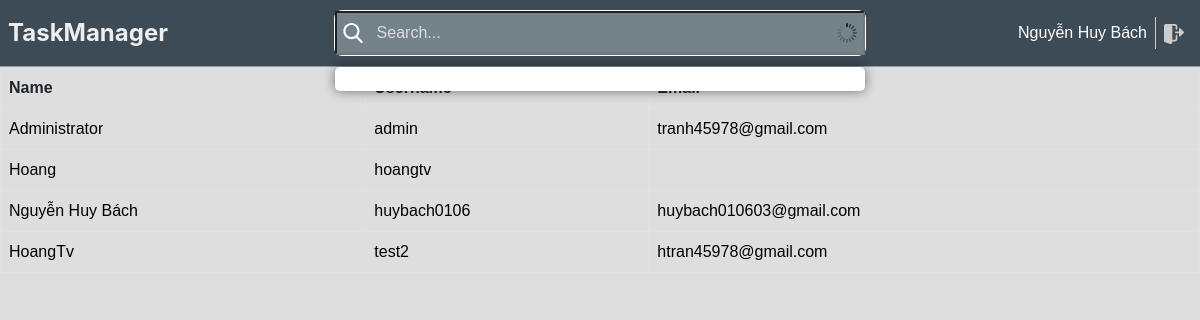
Screenshot of /users/ (signed in) with the database file from the repository.
### task_management/models.py (models this page shows, shortened)
class User(db.Model, UserMixin):
    __tablename__ = 'user'
    id = db.Column(db.Integer, primary_key=True)
    name = db.Column(db.String(100))
    username = db.Column(db.String(100), nullable=False)
    password_hashed = db.Column(db.String(100), nullable=False)
    active = db.Column(db.Boolean, default=True)
    phone = db.Column(db.String(100))
    email = db.Column(db.String(100))
    created_at = db.Column(db.DateTime, default=db.func.current_timestamp())
    updated_at = db.Column(db.DateTime, default=db.func.current_timestamp())
    create_uid = db.Column(db.Integer, default=0)
    write_uid = db.Column(db.Integer, default=0)
    is_admin = db.Column(db.Boolean, default=False)
    db.UniqueConstraint(username, email)
    @property  # Decorator này dùng để tạo ra một thuộc tính giả
    def password(self):
        if self.password_hashed is not None:
            return None
        return self.password

### task_management/user/views.py (the view)
@user_blueprint.route('/', methods=['GET', 'POST'])
def users():
    if not current_user.is_authenticated:
        return redirect(url_for('login'))
    users = User.query.all()
    return render_template('user_list.html', users=users, view_type='list')

### task_management/models.py (called while the page is built)
@login_manager.user_loader
def load_user(user_id):
    return User.query.get(int(user_id))

### task_management/user/templates/user_list.html (shortened to what this page needs)
{% extends 'base.html' %}
{% block content %}
    <table class="table table-bordered table-hover">
        <thead class="thead-dark">
            <tr>
                <th>Name</th>
                <th>Username</th>
                <th>Email</th>
            </tr>
        </thead>
        <tbody>
            {% for user in users %}
                <tr>
                    <td>
                        <a href="{{ url_for('users.user_by_id', user_id=user.id) }}">
                            <div>{{ user.name or '' }}</div>
                        </a>
                    </td>
                    <td>
                        <a href="{{ url_for('users.user_by_id', user_id=user.id) }}">
                            <div>{{ user.username }}</div>
                        </a>
                    </td>
                    <td>
                        <a href="{{ url_for('users.user_by_id', user_id=user.id) }}">
                            <div>{{ user.email or '' }}</div>
                        </a>
                    </td>
                </tr>
            {% endfor %}
        </tbody>
    </table>
{% endblock %}

### task_management/templates/header.html (shortened to what this page needs)
<div class="header"
     style="width: 100%">
    <div class="header-icon">
        <a href="/">
            TaskManager
        </a>
    </div>
    <div class="search-bar" id="searchBar">
        <input name="searchbar" id="searchInput"
               class="search-input"
               type="text"
               name=""
               placeholder="Search...">
        <div id="tippy" class="tippy"></div>
    </div>
    <div class="User d-flex justify-content-end align-items-center" style="flex: 1">
        <span style="margin-left: 10px" style="color: #ccc">
          <a style="color: white" href="/users/{{ current_user.id }}">
                        {{ current_user.name }}
          </a>
        </span>
        <a href="{{ url_for('logout') }}" class="logout">
        </a>
    </div>
</div>

### task_management/static/css/styles.css (style rules this page uses)
body { font-family: Arial, sans-serif; background-color: #dedede; margin: 0; padding: 0; }
a { text-decoration: none; color: black; }

### task_management/static/css/default.css (style rules this page uses)
:root { --sidebar-width: 250px; --header-height: 67px; }
* { box-sizing: border-box; }
.header { display: flex; align-items: center; justify-content: center; padding: 0 8px; background-color: #3d4b56; border-bottom: 1px solid #999; height: 67px; }

### rows the page displays
User: name "Nguyễn Huy Bách", username "huybach0106", email "huybach010603@gmail.com"
User: name "Administrator", username "admin", email "tranh45978@gmail.com"
User: name "Hoang", username "hoangtv"
User: name "HoangTv", username "test2", email "htran45978@gmail.com"
